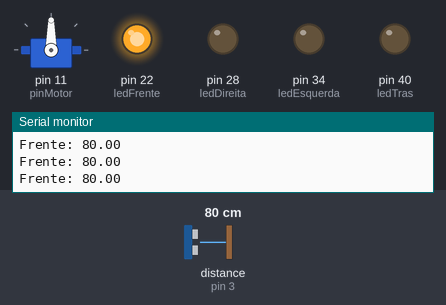
This sketch was run on a simulated Arduino Mega 2560, built with avr-gcc and run on an emulated ATmega2560. Shown: servo, output pins drawn as LEDs (lit = HIGH), the last lines printed to the serial monitor. The inputs (shaded band) are chosen by the test bench; at power-on: distance to the obstacle (sensor on pin 3) 80 cm. The echo pulse lasts 58.3 µs per cm.

Above: at 1.2 s.
1.3 s: distance to the obstacle (sensor on pin 3) set to 33 cm
2.8 s: distance to the obstacle (sensor on pin 3) set to 28 cm
At 2.93 s:
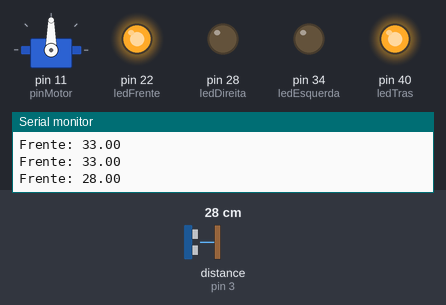
At 3.4 s:
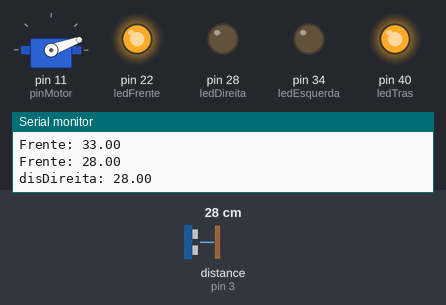
5.8 s: distance to the obstacle (sensor on pin 3) set to 31 cm
At 6.4 s:
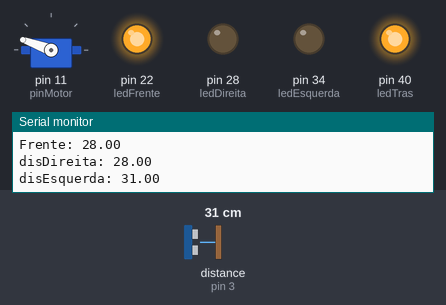
Timing chart, 0 to 14.8 s (numbered marks = the images above; inputs shaded):
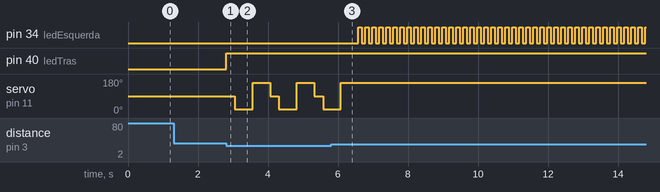

Measured:
- the behaviour switches between 31 and 30 cm on distance to the obstacle (sensor on pin 3) (found by bisection; images 0 and 1)
- the behaviour switches between 28 and 29 cm on distance to the obstacle (sensor on pin 3) (found by bisection; images 2 and 3)
- after the input at 2.8 s, pin 40 (ledTras): LOW → HIGH at once; servo on pin 11 (pinMotor): 90° → 20° after 0.26 s, → 160° 0.50 s later, → 90° 0.50 s later, → 20° 0.25 s later, … (7 changes in this stretch)
- after the input at 5.8 s, pin 34 (ledEsquerda): alternates HIGH for 0.10 s and LOW for 0.10 s, starting after 0.78 s; servo on pin 11 (pinMotor): goes on until 6.1 s, then stays 160°

The sketch:

Meu_Carro.ino
```cpp
#include <Servo.h>
#include <DistanceSensor.h>

#define ECHO 3//defino meu pin echo
#define TRIG 8//defino meu pin trig

Servo Motor;//objeto/var Servo para o meu motor

int ledFrente = 22, ledDireita = 28, ledEsquerda = 34, ledTras = 40, pinMotor = 11, cont = 0;//minhas var

DistanceSensor sensorPrincipal(TRIG, ECHO);//crio o meu objeto/var do tipo DistanceSensor

float disFrente, disDireita, disEsquerda;//var do tipo real para receber a distancia

void setup() {
  // put your setup code here, to run once:
  Motor.attach(pinMotor);//acedo meu motor atravez do meu pinMotor
  Serial.begin(115200);//Mostrar no serial.begin o valor da distancia
  pinMode(ECHO, INPUT);//pin ECHO para saida(envia)
  pinMode(TRIG, OUTPUT);//pin TRIG para saida(recebe)
  pinMode(ledFrente, OUTPUT);//pin ledFrente para saida
  pinMode(ledTras, OUTPUT);//pin ledTras para saida
  pinMode(ledDireita, OUTPUT);//pin ledDireita para saida
  pinMode(ledEsquerda, OUTPUT);//pin ledEsquerda para saida

  digitalWrite(ledFrente, HIGH);//acender o ledFrente
}

void loop() {
  // put your main code here, to run repeatedly:
  Motor.write(90);//meu sensor comeca sempre em um angulo de 90º
  disFrente = sensorPrincipal.getCM();//calcular a minha distancia de frente

  Serial.print("Frente: ");
  Serial.println(disFrente);

  if (disFrente > 30) //ver se a distancia for maior 30 para seguir em frente
    frente();//chamo minha funcao frente
  else{
    parar();
  }
}

//seguir em frente
void frente() {
  digitalWrite(ledEsquerda, LOW);//apagar o led da esquerda
  digitalWrite(ledDireita, LOW);//apagar o led da direita
  digitalWrite(ledTras, LOW);//apagar ledTras
}

//funcao parar e procurar a distancia
void parar() {
  digitalWrite(ledTras, HIGH);//acender ledTras

  delay(250);//aguarda 2s

  Motor.write(20);//mudo o angulo para 20 para captar a distancia direita
  disDireita = sensorPrincipal.getCM();//recebe a distancia do sensor

  Serial.print("disDireita: ");
  Serial.println(disDireita);
  delay(500);
  Motor.write(160);//mudo o angul para 160 para captar a distancia da esquerda
  disEsquerda = sensorPrincipal.getCM();//recebe a distancia do sensor

  Serial.print("disEsquerda: ");
  Serial.println(disEsquerda);
  delay(500);

  if (disDireita > disFrente && disDireita > disEsquerda) { //caso o carro vai para a direita
    Motor.write(20);//mudo o angulo para 20 para a mesma direcao onde o carro vai
    for(int i=0;i<50;i++){
      digitalWrite(ledDireita, HIGH);//acendo o ledEsquerda
      delay(100);//aguarda 1s
      digitalWrite(ledDireita, LOW);//acendo o ledEsquerda
      delay(100);
    }
    //acelerarD();
  } else if (disEsquerda > disFrente && disEsquerda > disDireita) { //caso o carro vai para a esquerda
    Motor.write(160);//mudo o angul para 160 para a mesma direcao onde o carro vai
    for(int i=0;i<50;i++){
      digitalWrite(ledEsquerda, HIGH);//acender o ledDireita
      delay(100);//aguarda 1s
      digitalWrite(ledEsquerda, LOW); //apago o ledEsquerda
      delay(100);
    }
    delay(500);
    //acelerarE();
  }
}
```
